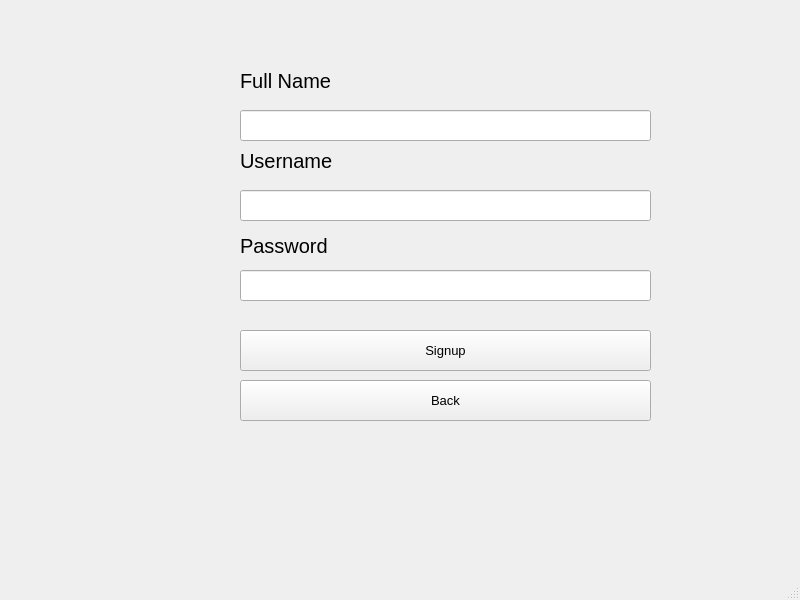
<?xml version="1.0" encoding="UTF-8"?>
<ui version="4.0">
 <class>MainWindow</class>
 <widget class="QMainWindow" name="MainWindow">
  <property name="geometry">
   <rect>
    <x>0</x>
    <y>0</y>
    <width>800</width>
    <height>600</height>
   </rect>
  </property>
  <property name="windowTitle">
   <string>MainWindow</string>
  </property>
  <widget class="QWidget" name="centralwidget">
   <widget class="QPushButton" name="pushButton_2">
    <property name="geometry">
     <rect>
      <x>240</x>
      <y>330</y>
      <width>411</width>
      <height>41</height>
     </rect>
    </property>
    <property name="font">
     <font>
      <pointsize>10</pointsize>
     </font>
    </property>
    <property name="text">
     <string>Signup</string>
    </property>
   </widget>
   <widget class="QLineEdit" name="lineEdit">
    <property name="geometry">
     <rect>
      <x>240</x>
      <y>190</y>
      <width>411</width>
      <height>31</height>
     </rect>
    </property>
    <property name="font">
     <font>
      <pointsize>10</pointsize>
     </font>
    </property>
   </widget>
   <widget class="QLabel" name="label_2">
    <property name="geometry">
     <rect>
      <x>240</x>
      <y>230</y>
      <width>141</width>
      <height>31</height>
     </rect>
    </property>
    <property name="font">
     <font>
      <pointsize>15</pointsize>
     </font>
    </property>
    <property name="text">
     <string>Password</string>
    </property>
   </widget>
   <widget class="QLineEdit" name="lineEdit_2">
    <property name="geometry">
     <rect>
      <x>240</x>
      <y>270</y>
      <width>411</width>
      <height>31</height>
     </rect>
    </property>
    <property name="font">
     <font>
      <pointsize>10</pointsize>
     </font>
    </property>
   </widget>
   <widget class="QLabel" name="label">
    <property name="geometry">
     <rect>
      <x>240</x>
      <y>140</y>
      <width>141</width>
      <height>41</height>
     </rect>
    </property>
    <property name="font">
     <font>
      <pointsize>15</pointsize>
     </font>
    </property>
    <property name="text">
     <string>Username</string>
    </property>
   </widget>
   <widget class="QLineEdit" name="lineEdit_3">
    <property name="geometry">
     <rect>
      <x>240</x>
      <y>110</y>
      <width>411</width>
      <height>31</height>
     </rect>
    </property>
    <property name="font">
     <font>
      <pointsize>10</pointsize>
     </font>
    </property>
   </widget>
   <widget class="QLabel" name="label_3">
    <property name="geometry">
     <rect>
      <x>240</x>
      <y>60</y>
      <width>141</width>
      <height>41</height>
     </rect>
    </property>
    <property name="font">
     <font>
      <pointsize>15</pointsize>
     </font>
    </property>
    <property name="text">
     <string>Full Name</string>
    </property>
   </widget>
   <widget class="QPushButton" name="pushButton_3">
    <property name="geometry">
     <rect>
      <x>240</x>
      <y>380</y>
      <width>411</width>
      <height>41</height>
     </rect>
    </property>
    <property name="font">
     <font>
      <pointsize>10</pointsize>
     </font>
    </property>
    <property name="text">
     <string>Back</string>
    </property>
   </widget>
  </widget>
  <widget class="QMenuBar" name="menubar">
   <property name="geometry">
    <rect>
     <x>0</x>
     <y>0</y>
     <width>800</width>
     <height>26</height>
    </rect>
   </property>
  </widget>
  <widget class="QStatusBar" name="statusbar"/>
 </widget>
 <resources/>
 <connections/>
</ui>
